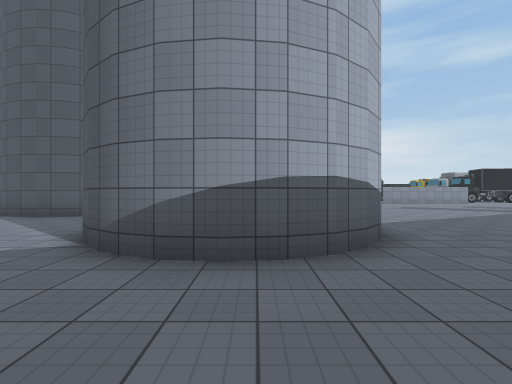
View 1 (above)

24 first-person views from a walk through a scene from a Unity 3-D project. The camera is 1.4 m above the floor, looks level and sees 85° across. The floor is counted in squares, 2 m on a side. Each view is taken from the middle of a square. On the plan, view 1 faces up. The plan holds only what a view shows up to about 9 squares ahead; the rest is blank. The place goes on beyond the plan. Some surface patterns are stand-ins.

View 2
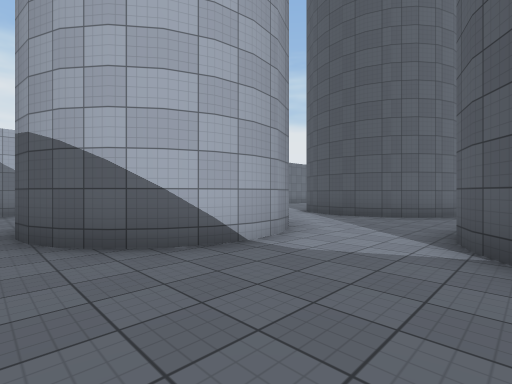

View 3
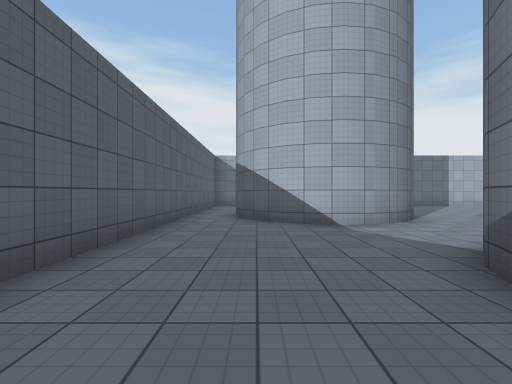

View 4
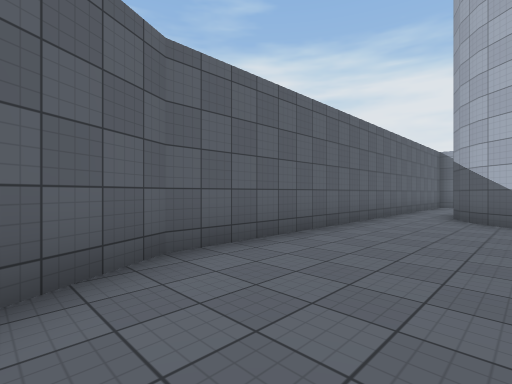

View 5
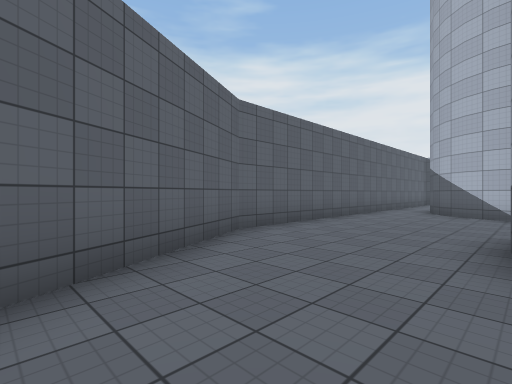

View 6
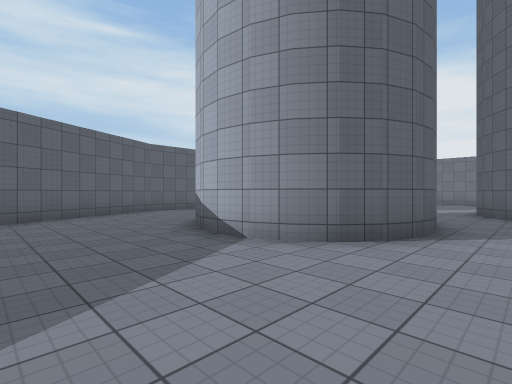

View 7
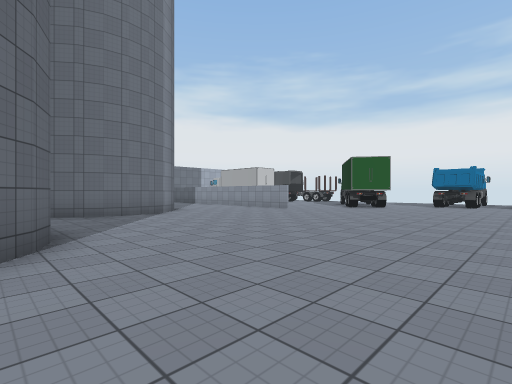

View 8
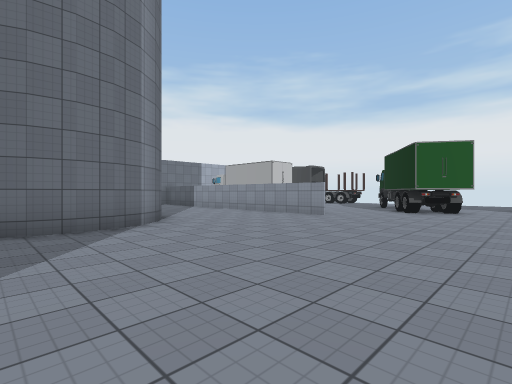

View 9
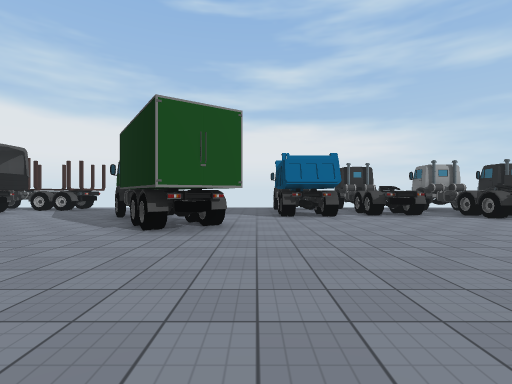

View 10
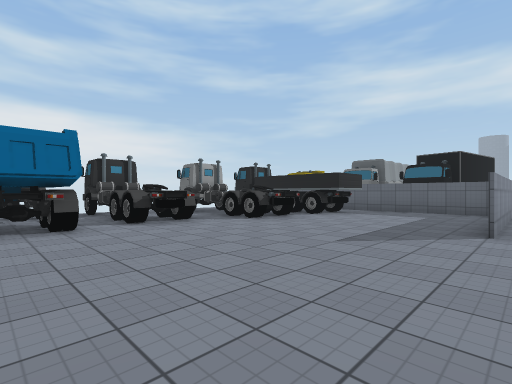

View 11
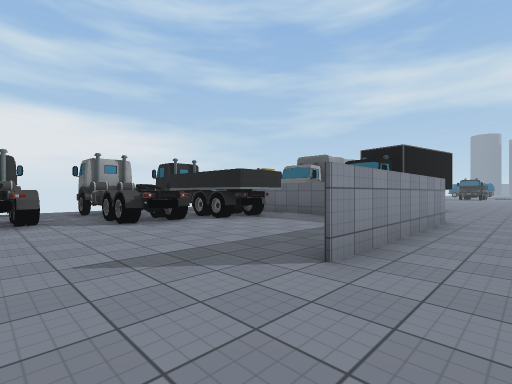

View 12
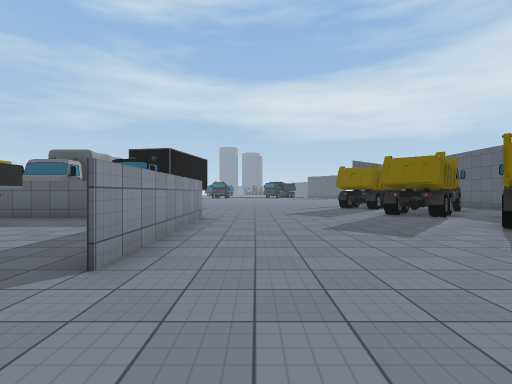

View 13
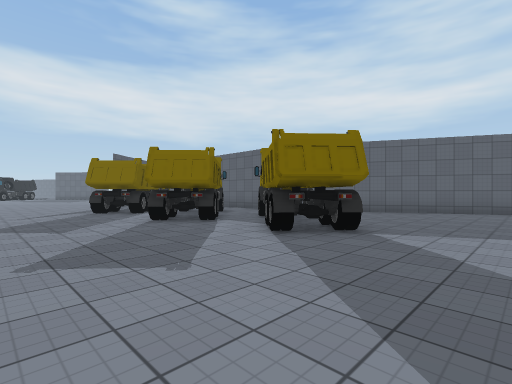

View 14
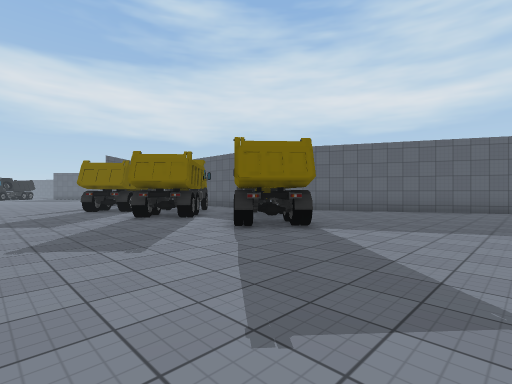

View 15
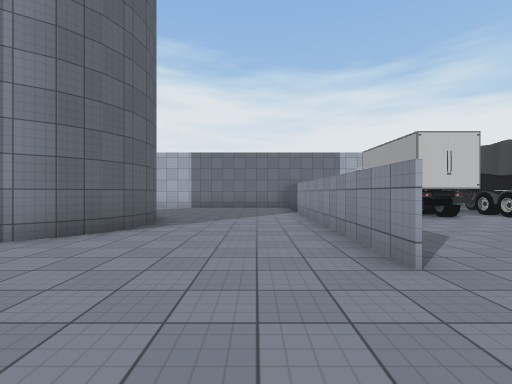

View 16
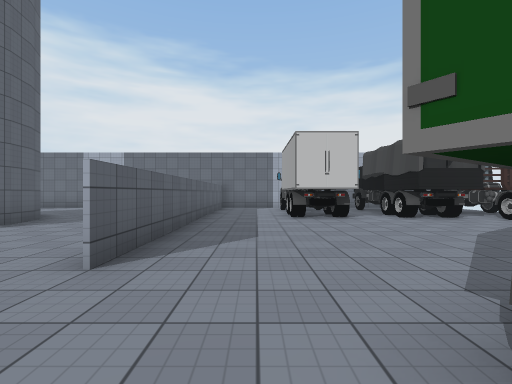

View 17
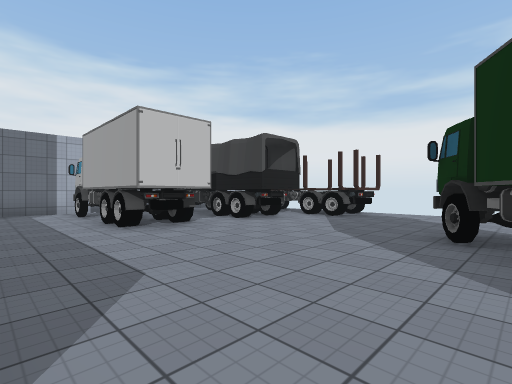

View 18
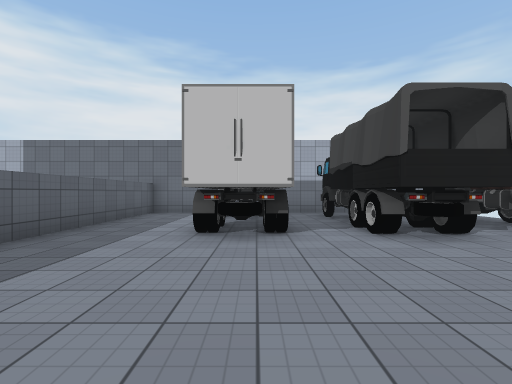

View 19
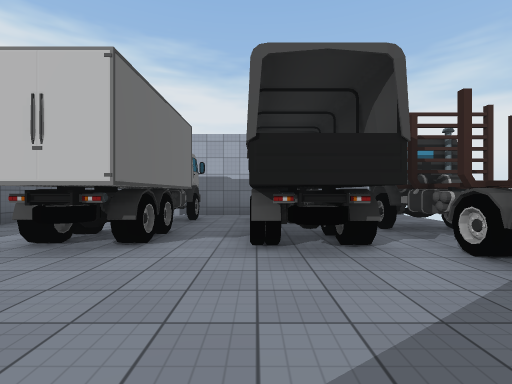

View 20
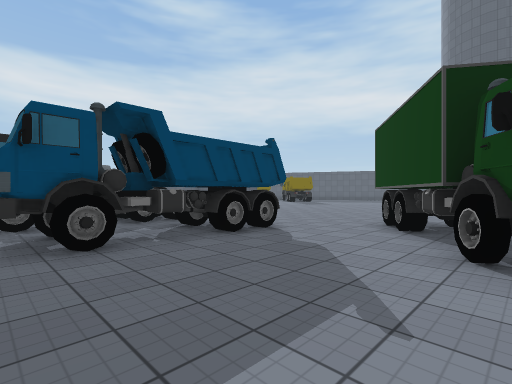

View 21
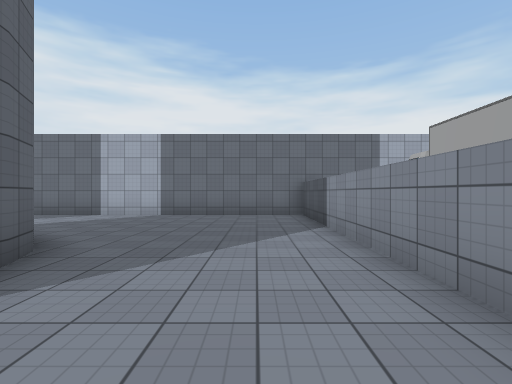

View 22
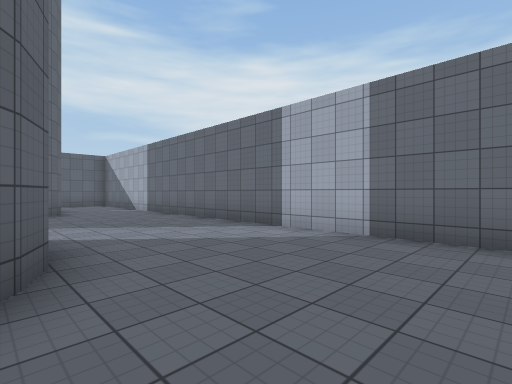

View 23
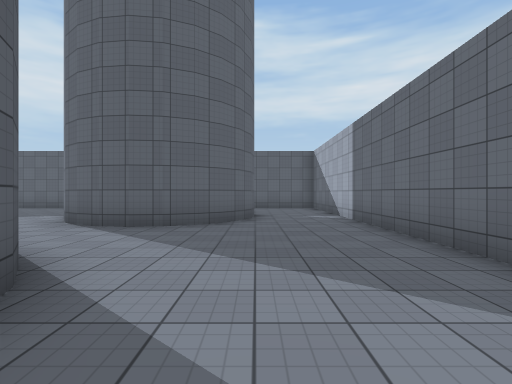

View 24
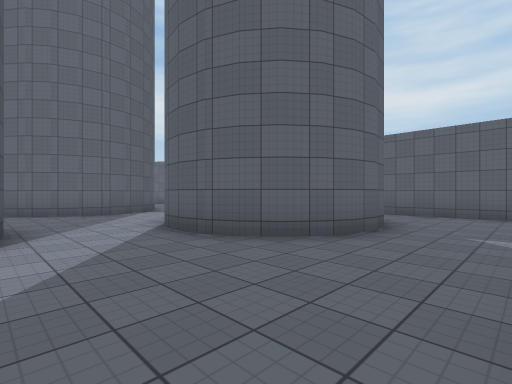

### Floor plan
Key: @ floor where view 1 was taken; # wall or solid block; . floor; T truck.
Columns run from 13 left of view 1 to 17 right of it. Each row starts with its distance up from view 1.
 26    .TT T.. ....T .T
 25    TTTTT.......TT.TT.T
 24    ............TT.T .T
 23   TTTTT....#...TT.TT.T T
 22 #.TTTTT...##...TT.TT.T.TT# T
 21 #..........##........T.TT# T
 20 #.#####.....##.........TT#
 19 #.#####.....##...........#
 18 #........................#
 17 #........................# ...
 16 ###########..........#####....
 15 #...........................
 14 #.............................
 13 #..............................
 12 #.....###......................
 11 #....## ##................T..TT
 10 #....#   #............TT..TT  T
  9 #....## ##.............TT..TT T
  8 #.....###...............TTTT
  7 #..........####..........T
  6 #..........#  ##.........
  5 #....###...#  ##........
  4 #...## #...####.... ..
  3 #...#  ##...##.....  ##
  2 #...#  ##.........
  1 #... ###........ ##
  0 #............@ ##
 -1 ###############

Where each view was taken, in squares from view 1:
view 1: 0 up, 0 right, facing up
view 2: 0 up, 2 left, facing up-left
view 3: 1 up, 1 right, facing left
view 4: 2 up, 2 right, facing down-left
view 5: 3 up, 4 right, facing down-left
view 6: 9 up, 5 right, facing down-left
view 7: 7 up, 5 right, facing up-left
view 8: 9 up, 2 right, facing up-left
view 9: 14 up, 1 right, facing up
view 10: 16 up, 2 right, facing up-right
view 11: 15 up, 5 right, facing up-right
view 12: 15 up, 5 right, facing right
view 13: 14 up, 7 right, facing down-right
view 14: 14 up, 6 right, facing down-right
view 15: 15 up, 0 right, facing left
view 16: 18 up, 0 right, facing left
view 17: 17 up, 2 left, facing up-left
view 18: 20 up, 3 left, facing left
view 19: 22 up, 4 left, facing left
view 20: 26 up, 2 left, facing down-right
view 21: 15 up, 4 left, facing left
view 22: 14 up, 8 left, facing down-left
view 23: 11 up, 10 left, facing down
view 24: 8 up, 12 left, facing down-right
